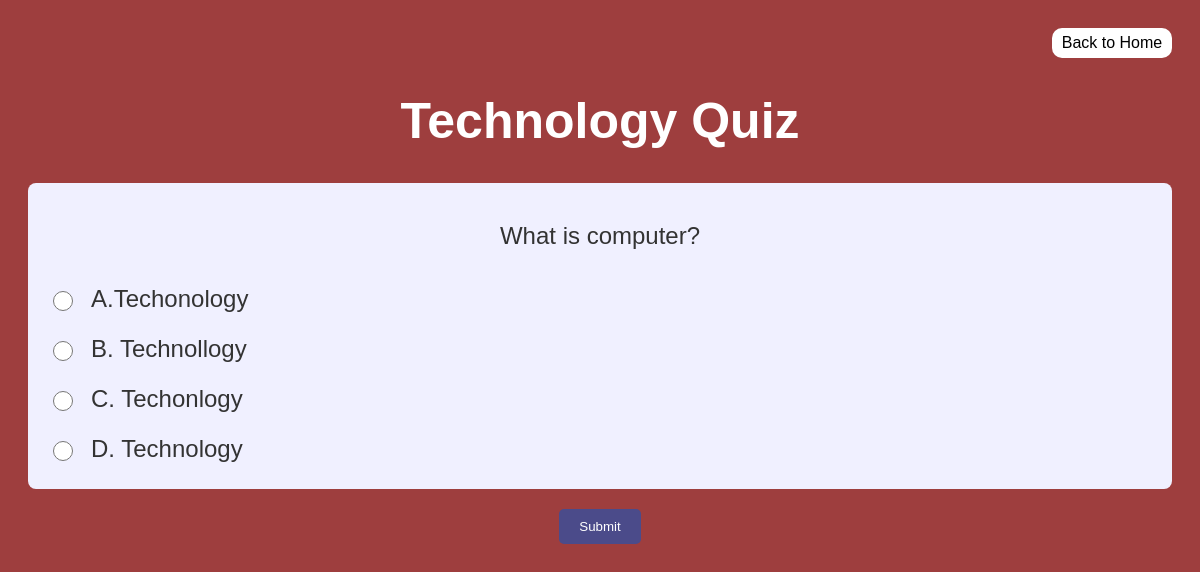
Page /quiz/6/ (signed in) on the committed database.
### quiz/models.py (models this page shows, shortened)
class Category(models.Model):
    name = models.CharField(max_length=50)

class Question(models.Model):
    category = models.ForeignKey(Category, on_delete=models.CASCADE)
    text = models.CharField(max_length=255)
    answer = models.CharField(max_length=50)

class Choice(models.Model):
    question = models.ForeignKey(Question, on_delete=models.CASCADE)
    choice_text = models.CharField(max_length=100)

### quiz/views.py (the view, shortened to what this page needs)
# urls.py: path('quiz/<int:category_id>/', views.quiz, name='quiz'),
@login_required
def quiz(request, category_id):
    try:
        category = Category.objects.get(id=category_id)
    except Category.DoesNotExist:
        return redirect('home')
    questions = Question.objects.filter(category=category).order_by('?')[:10]
    return render(request, 'quiz/quiz.html', {'category': category, 'questions': questions})

### quiz/templates/quiz/quiz.html (shortened to what this page needs)
<!DOCTYPE html>
<html lang="en">
<head>
    {% load static %}
    <link rel="stylesheet" href="{% static 'quiz/style.css' %}">
</head>
<body>
    <div class="closeBtn">
        <a class="closeButton" href="{% url 'home' %}">Back to Home</a>
    </div>
    <h1>{{ category.name }} Quiz</h1>
    <form method="post">
        {% for question in questions %}
            <div class="question">
                <p>{{ question.text }}</p>
                {% for choice in question.choice_set.all %}
                    <label>
                        <input type="radio" name="{{ question.id }}" value="{{ choice.choice_text }}">
                        {{ choice.choice_text }}
                    </label>
                {% endfor %}
            </div>
        {% endfor %}
        <button type="submit">Submit</button>
    </form>
</body>
</html>

### quiz/static/quiz/style.css (style rules this page uses)
body { font-family: Arial, sans-serif; background-color: rgb(158, 62, 62); color: #333; text-align: center; padding: 20px; }
h1 { color: white; font-size: 50px; }
.question { margin: 20px 0; padding: 15px; background: #f0f0ff; border-radius: 8px; display: flex; flex-direction: column; font-size: 24px; }
label { font-size: 24px; display: flex; align-items: center; column-gap: 10px; height: 50px; }
input { width: 30px; height: 20px; cursor: pointer; }
button { padding: 10px 20px; background-color: #4b4b8a; color: white; border: none; border-radius: 5px; cursor: pointer; }
.closeButton { text-decoration: none; color: black; }
.closeBtn { display: flex; justify-content: center; align-items: center; background-color: white; border-radius: 10px; text-align: center; height: 30px; width: 120px; justify-self: center; justify-self: flex-end; }

### rows in the picture
Category: name "Technology"
Question: text "What is computer?"
Choice: choice_text "A.Techonology"
Choice: choice_text "B. Technollogy"
Choice: choice_text "C. Techonlogy"
Choice: choice_text "D. Technology"
